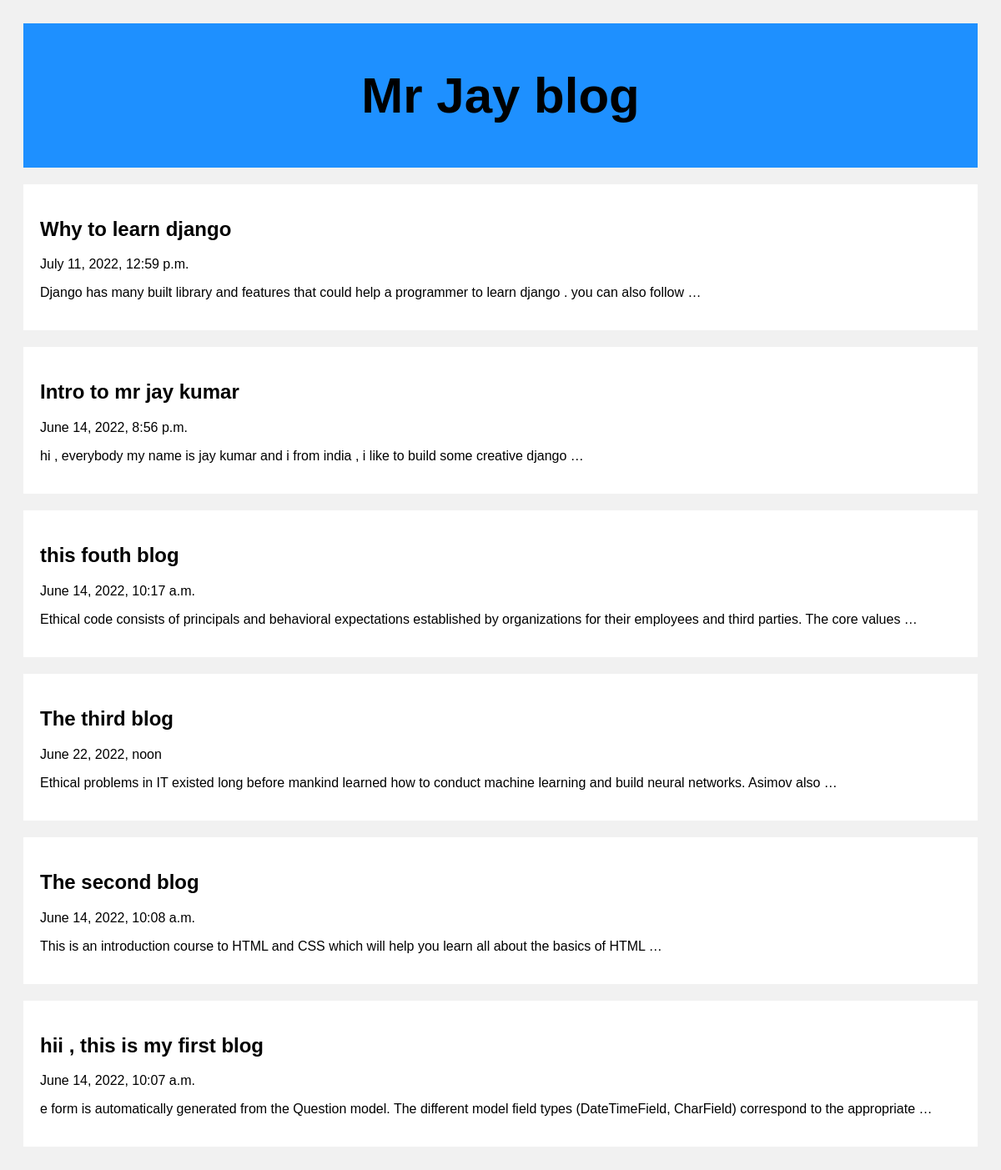
The page / on the database its author committed.
### posts/models.py (models this page shows)
class Post(models.Model):
    title = models.CharField(max_length=100)
    body = models.CharField(max_length=10000000000000000000)
    created_at = models.DateTimeField(default=datetime.now, blank=True)

### posts/views.py (the view)
# urls.py: path('', views.index,name='index'),
def index(request):
    posts = Post.objects.all()
    return render(request , 'index.html' , {"posts":posts})

### posts/templates/index.html (shortened to what this page needs)
<!DOCTYPE html>
<html>
<head>
</head>
<body>
<div class="header">
  <h2>Mr Jay blog </h2>
</div>
<div class="row">
  <div class="leftcolumn">
    {% for post in posts reversed %}
    <div class="card">
      <a style="text-decoration: none; color: black;" href="/post/{{post.id}}">
        <h2>{{post.title}}</h2>
        <h7>{{post.created_at}}</h7>
        <p>{{post.body|truncatewords:20}}</p>
      </a>
    </div>
    {% endfor %}
  </div>
</div>
</body>
</html>

### posts/templates/index.html (style rules this page uses)
* { box-sizing: border-box; }
body { font-family: Arial; padding: 20px; background: #f1f1f1; }
.header { padding: 2px; font-size: 40px; text-align: center; background: Dodgerblue; }
.leftcolumn { float: left; width: 100%; }
.card { background-color: white ; padding: 20px; margin-top: 20px; }
.row:after { content: ""; display: table; clear: both; }

### rows shown on the page
Post: title "Why to learn django", created_at "July 11, 2022, 12:59 p.m.", body "Django has many built library and features that could help a programmer to learn django . you can also follow …"
Post: title "Intro to mr jay kumar", created_at "June 14, 2022, 8:56 p.m.", body "hi , everybody my name is jay kumar and i from india , i like to build some creative django …"
Post: title "this fouth blog", created_at "June 14, 2022, 10:17 a.m.", body "Ethical code consists of principals and behavioral expectations established by organizations for their employees and third parties. The core values …"
Post: title "The third blog", created_at "June 22, 2022, noon", body "Ethical problems in IT existed long before mankind learned how to conduct machine learning and build neural networks. Asimov also …"
Post: title "The second blog", created_at "June 14, 2022, 10:08 a.m.", body "This is an introduction course to HTML and CSS which will help you learn all about the basics of HTML …"
Post: title "hii , this is my first blog", created_at "June 14, 2022, 10:07 a.m.", body "e form is automatically generated from the Question model. The different model field types (DateTimeField, CharField) correspond to the appropriate …"
